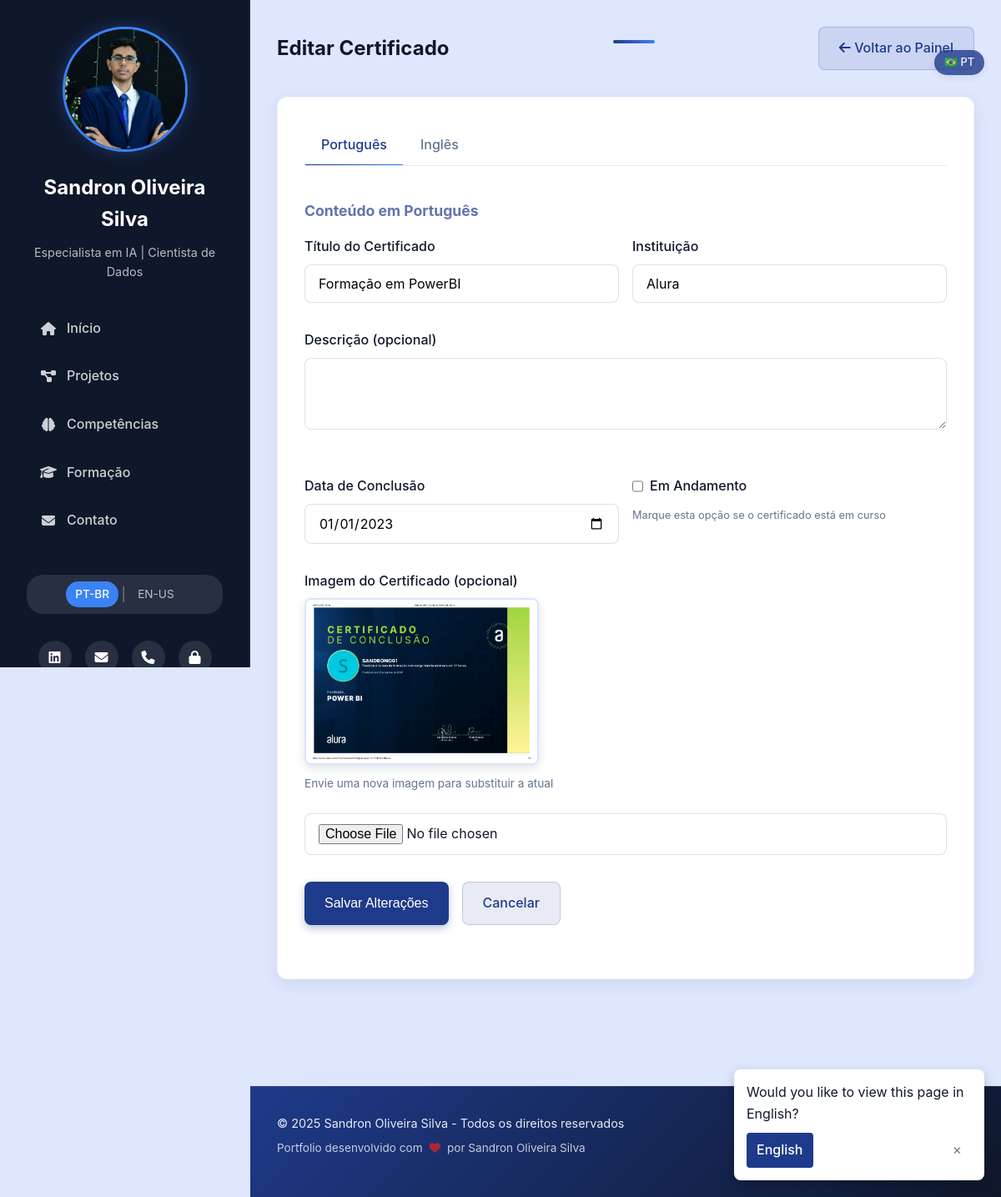
The app's page /admin/edit_certificate/1 (signed in) with its own data.
### app.py (models this page shows, shortened)
class User(UserMixin, db.Model):
    id = db.Column(db.Integer, primary_key=True)
    username = db.Column(db.String(100), unique=True, nullable=False)
    password_hash = db.Column(db.String(200), nullable=False)
    profile_image = db.Column(db.String(255), nullable=True)

class Certificate(db.Model):
    id = db.Column(db.Integer, primary_key=True)
    title = db.Column(db.String(200), nullable=False)
    title_en = db.Column(db.String(200), nullable=True)  # Título em inglês
    institution = db.Column(db.String(100), nullable=False)
    institution_en = db.Column(db.String(100), nullable=True)  # Instituição em inglês
    date_completed = db.Column(db.Date)
    description = db.Column(db.Text, nullable=True)
    description_en = db.Column(db.Text, nullable=True)  # Descrição em inglês
    image = db.Column(db.String(255), nullable=True)
    in_progress = db.Column(db.Boolean, default=False)
    created_at = db.Column(db.DateTime, default=datetime.utcnow)

### app.py (the view, shortened to what this page needs)
@app.route('/admin/edit_certificate/<int:id>', methods=['GET', 'POST'])
@login_required
def edit_certificate(id):
    certificate = Certificate.query.get_or_404(id)
    return render_template('edit_certificate.html', certificate=certificate, user=current_user)

### app.py (called while the page is built)
def get_locale():
    return session.get('language', app.config['DEFAULT_LANGUAGE'])

def get_multilingual_field(obj, field_name):
    current_lang = g.locale  # Obtém o idioma atual da sessão
    if current_lang == 'en-us':
        en_field_name = f"{field_name}_en"
        en_value = getattr(obj, en_field_name, None)
        if en_value:
            return en_value
    return getattr(obj, field_name)

@app.context_processor
def utility_processor():
    return {
        '_': _,
        'get_locale': get_locale,
        'ml_field': get_multilingual_field  # Adicionar a nova função
    }

def _(text):
    locale = get_locale()
    if locale == app.config['DEFAULT_LANGUAGE']:
        return text
    return translations[locale].get(text, text)

@app.before_request
def before_request():
    g.locale = get_locale()
    g._ = _  # Torna a função de tradução disponível nos templates

@login_manager.user_loader
def load_user(user_id):
    return db.session.get(User, int(user_id))

### templates/edit_certificate.html (shortened to what this page needs)
{% extends "base.html" %}
{% block content %}
<section class="admin-header">
    <h2>{{ _('Editar Certificado') }}</h2>
    <div class="accent-line"></div>
    <div class="admin-actions">
        <a href="{{ url_for('admin') }}" class="btn secondary"><i class="fas fa-arrow-left"></i> {{ _('Voltar ao Painel') }}</a>
    </div>
</section>
<section class="edit-form-container">
    <div class="language-tabs">
        <a href="#pt-content" class="language-tab active" data-lang="pt">{{ _('Português') }}</a>
        <a href="#en-content" class="language-tab" data-lang="en">{{ _('Inglês') }}</a>
    </div>
    <form action="{{ url_for('edit_certificate', id=certificate.id) }}" method="post" enctype="multipart/form-data" class="admin-form">
        <div id="pt-content" class="language-content active">
            <h3>{{ _('Conteúdo em Português') }}</h3>
            <div class="form-row">
                <div class="form-group">
                    <label for="title">{{ _('Título do Certificado') }}</label>
                    <input type="text" id="title" name="title" value="{{ certificate.title }}" required>
                </div>
                <div class="form-group">
                    <label for="institution">{{ _('Instituição') }}</label>
                    <input type="text" id="institution" name="institution" value="{{ certificate.institution }}" required>
                </div>
            </div>
            <div class="form-group">
                <label for="description">{{ _('Descrição (opcional)') }}</label>
                <textarea id="description" name="description" rows="3">{{ certificate.description or '' }}</textarea>
            </div>
        </div>
        <div class="form-row">
            <div class="form-group">
                <label for="date_completed">{{ _('Data de Conclusão') }}</label>
                <input type="date" id="date_completed" name="date_completed"
                    value="{{ certificate.date_completed.strftime('%Y-%m-%d') if certificate.date_completed else '' }}">
            </div>
            <div class="form-group checkbox-group">
                <label class="checkbox-label">
                    <input type="checkbox" id="in_progress" name="in_progress"
                        {% if certificate.in_progress %}checked{% endif %}>
                    <span>{{ _('Em Andamento') }}</span>
                </label>
                <small>{{ _('Marque esta opção se o certificado está em curso') }}</small>
            </div>
        </div>
        <div class="form-group">
            <label for="certificate_image">{{ _('Imagem do Certificado (opcional)') }}</label>
            {% if certificate.image %}
            <div class="current-image-preview">
                <img src="{{ url_for('uploaded_file', filename='certificates/' + certificate.image) }}" alt="{{ ml_field(certificate, 'title') }}">
                <p>{{ _('Envie uma nova imagem para substituir a atual') }}</p>
            </div>
            {% endif %}
            <input type="file" id="certificate_image" name="certificate_image" accept="image/*">
        </div>
        <div class="form-actions">
            <button type="submit" class="btn primary">{{ _('Salvar Alterações') }}</button>
            <a href="{{ url_for('admin') }}" class="btn secondary">{{ _('Cancelar') }}</a>
        </div>
    </form>
</section>
{% endblock %}

### templates/base.html (shortened to what this page needs)
<!DOCTYPE html>
<html lang="{{ g.locale }}">
<head>
    <link rel="stylesheet" href="{{ url_for('static', filename='css/styles.css') }}">
    <link rel="stylesheet" href="https://cdnjs.cloudflare.com/ajax/libs/font-awesome/6.4.0/css/all.min.css">
</head>
<body>
    <div class="container">
        <aside class="sidebar">
            <div class="profile">
                <div class="profile-image">
                    {% if user and user.profile_image %}
                        <img src="{{ url_for('uploaded_file', filename='profile/' + user.profile_image) }}" alt="Sandron Oliveira Silva" class="profile-img">
                    {% else %}
                        <div class="avatar">SO</div>
                    {% endif %}
                </div>
                <h1>Sandron Oliveira Silva</h1>
                <p class="title">{{ _('Especialista em IA') }} | {{ _('Cientista de Dados') }}</p>
            </div>
            <nav class="main-nav">
                <ul>
                    <li><a href="{{ url_for('index') }}" {% if request.path == url_for('index') %}class="active"{% endif %}><i class="fas fa-home"></i> {{ _('Início') }}</a></li>
                    <li><a href="{{ url_for('projects') }}" {% if request.path == url_for('projects') %}class="active"{% endif %}><i class="fas fa-project-diagram"></i> {{ _('Projetos') }}</a></li>
                    <li><a href="{{ url_for('skills') }}" {% if request.path == url_for('skills') %}class="active"{% endif %}><i class="fas fa-brain"></i> {{ _('Competências') }}</a></li>
                    <li><a href="{{ url_for('education') }}" {% if request.path == url_for('education') %}class="active"{% endif %}><i class="fas fa-graduation-cap"></i> {{ _('Formação') }}</a></li>
                    <li><a href="{{ url_for('contact') }}" {% if request.path == url_for('contact') %}class="active"{% endif %}><i class="fas fa-envelope"></i> {{ _('Contato') }}</a></li>
                </ul>
            </nav>
            <div class="language-switcher">
                <a href="{{ url_for('set_language', language='pt-br') }}" class="lang-item {% if g.locale == 'pt-br' %}active{% endif %}">PT-BR</a>
                <span class="lang-separator">|</span>
                <a href="{{ url_for('set_language', language='en-us') }}" class="lang-item {% if g.locale == 'en-us' %}active{% endif %}">EN-US</a>
            </div>
            <div class="social-links">
                <a href="https://www.linkedin.com/in/sandronoliveira/" target="_blank"><i class="fab fa-linkedin"></i></a>
                <a href="mailto:sandrono61@gmail.com"><i class="fas fa-envelope"></i></a>
                <a href="tel:+5511913349334"><i class="fas fa-phone"></i></a>
                <a href="{{ url_for('login') }}" title="{{ _('Admin Login') }}"><i class="fas fa-lock"></i></a>
            </div>
        </aside>
        <main class="content">
            {% block content %}{% endblock %}
        </main>
    </div>
    <footer class="site-footer">
        <div class="footer-content">
            <div class="footer-info">
                <p>© <span class="current-year">2025</span> Sandron Oliveira Silva - {{ _('Todos os direitos reservados') }}</p>
                <p class="footer-credits">{{ _('Portfolio desenvolvido com') }} <i class="fas fa-heart"></i> {{ _('por') }} Sandron Oliveira Silva</p>
            </div>
            <div class="footer-social">
                <a href="https://www.linkedin.com/in/sandronoliveira/" target="_blank"></a>
                <a href="mailto:sandrono61@gmail.com"></a>
                <a href="tel:+5511913349334"></a>
            </div>
        </div>
    </footer>
</body>
</html>

### records on screen
User: profile_image (picture)
Certificate: title "Formação em PowerBI", institution "Alura", date_completed "01/01/2023", image (picture)
